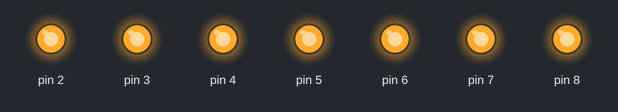
A sketch run on a simulated Arduino Uno, built with avr-gcc and run on an emulated ATmega328P. On the bench: output pins drawn as LEDs (lit = HIGH).

Above: at 0.05 s.
At 1.52 s:
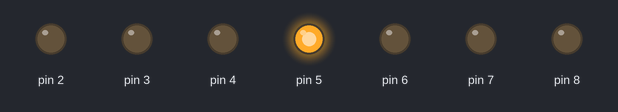
At 2.88 s:
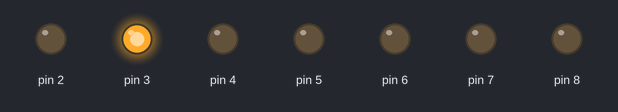
At 9.24 s:
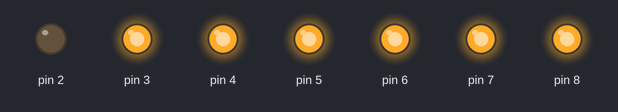
At 16.1 s:
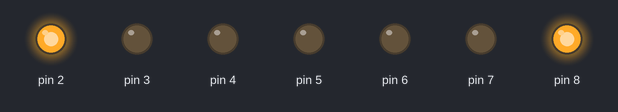
At 21.26 s:
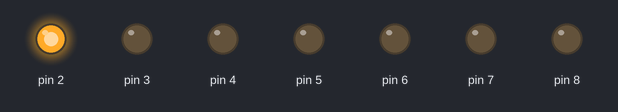
Timing chart, 0 to 23.7 s (numbered marks = the images above):
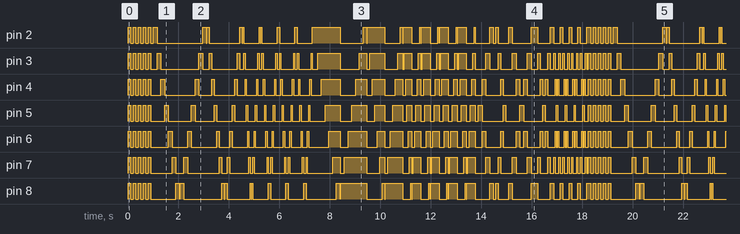

The sketch:

03-04_nero_7LED.ino
```cpp
void setup() {
  for (int i = 2; i <= 8; i++) {
    pinMode(i, OUTPUT);
  }
}

void loop() {
  for (int i = 5; i >= 1; i--) {
    ledOn(100);
    ledOff(100);
  }
  for (int i = 3; i >= 1; i--) {
    fromLeftToRightS(50 * i);
    ledOff(10);
    fromRightToLeftS(50 * i);
    ledOff(10);
  }
  for (int i = 3; i >= 1; i--) {
    fromLeftToRightS(50);
    fromRightToLeftS(50);
  }
  for (int i = 3; i >= 1; i--) {
    fromLeftToRight(50 * i);
    ledOff(10);
    fromRightToLeft(50 * i);
    ledOff(10);
  }
  for (int i = 3; i >= 1; i--) {
    fromLeftToRight(50 );
    ledOff(10);
    fromRightToLeft(50 );
    ledOff(10);
  }
  ledOff(100);
  fromMiddleS(150);
  ledOff(100);
  fromBothSideS(100);
  ledOff(100);
  for (int i = 3; i >= 1; i--) {
    cross(50 * i);
  }
  for (int i = 3; i >= 1; i--) {
    cross(50);
  }
}

//  LED 灯全亮
void ledOn(int lightTime) {
  for (int i = 2; i <= 8; i ++ ) {
    digitalWrite(i, HIGH);
  }
  delay(lightTime);
}
//  LED 灯全灭
void ledOff(int lightTime) {
  for (int i = 2; i <= 8; i ++ ) {
    digitalWrite(i, LOW);
  }
  delay(lightTime);
}
//  LED灯从左到右
void fromLeftToRight(int lightTime) {
  for (int i = 2; i <= 8; i ++ ) {
    digitalWrite(i, HIGH);
    delay(lightTime);
  }
}
//  LED灯从左到右单个点亮
void fromLeftToRightS(int lightTime) {
  for (int i = 2; i <= 8; i ++ ) {
    digitalWrite(i, HIGH);
    delay(lightTime);
    digitalWrite(i, LOW);
  }
}
//  LED灯从右到左
void fromRightToLeft(int lightTime) {
  for (int i = 8; i >= 2; i -- ) {
    digitalWrite(i, HIGH);
    delay(lightTime);
  }
}
//  LED灯从右到左
void fromRightToLeftS(int lightTime) {
  for (int i = 8; i >= 2; i -- ) {
    digitalWrite(i, HIGH);
    delay(lightTime);
    digitalWrite(i, LOW);
  }
}
//  LED灯从中间向两端
void fromMiddle(int lightTime) {
  for (int i = 5; i >= 2; i--) {
    digitalWrite(i, HIGH);
    digitalWrite(10 - i, HIGH);
    delay(lightTime);
  }
}
//  LED灯从中间向两端单个点亮
void fromMiddleS(int lightTime) {
  for (int i = 5; i >= 2; i--) {
    digitalWrite(i, HIGH);
    digitalWrite(10 - i, HIGH);
    delay(lightTime);
    digitalWrite(i, LOW);
    digitalWrite(10 - i, LOW);
  }
}
//  LED灯从两端向中间
void fromBothSide(int lightTime) {
  for (int i = 2; i <= 5; i++) {
    digitalWrite(i, HIGH);
    digitalWrite(10 - i, HIGH);
    delay(lightTime);
  }
}
//  LED灯从两端向中间单个点亮
void fromBothSideS(int lightTime) {
  for (int i = 2; i <= 5; i++) {
    digitalWrite(i, HIGH);
    digitalWrite(10 - i, HIGH);
    delay(lightTime);
    digitalWrite(i, LOW);
    digitalWrite(10 - i, LOW);
  }
}
//  LED灯从两端交叉点亮
void cross(int lightTime) {
  for (int i = 2; i <= 8; i++) {
    digitalWrite(i, HIGH);
    digitalWrite(10 - i, HIGH);
    delay(lightTime);
    digitalWrite(i, LOW);
    digitalWrite(10 - i, LOW);
  }
}
```

Measured:
- by itself, pin 2–8: moves between LOW and HIGH, repeating every 18.2 s
- by itself, everything shown: repeats every 18.2 s, in 214 steps
